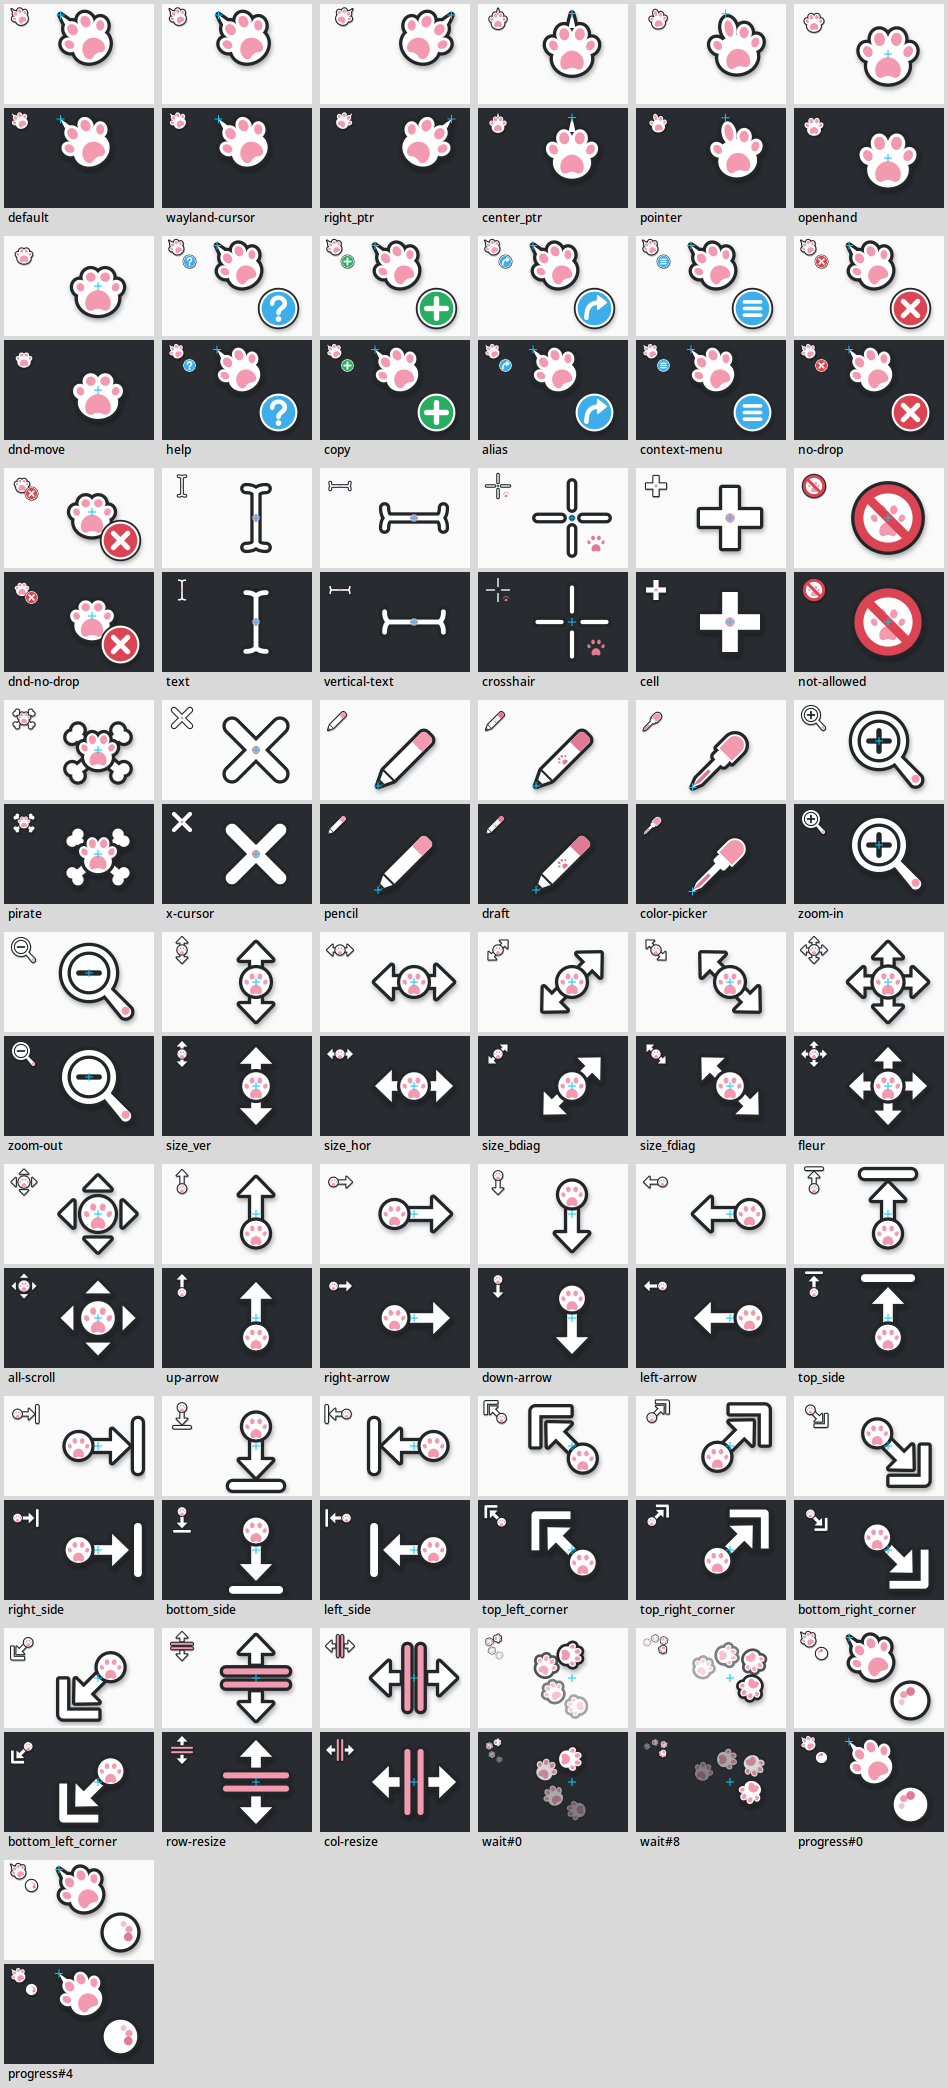

This chart was generated by the following Python code:
#!/usr/bin/env python3
"""Contact sheet of every shape: 1x and 3x, on light and dark backgrounds.

Usage: python3 preview.py out.png [zoom]
A small cyan cross marks the hotspot on the zoomed copies.
"""
import os
import sys

import cairo

sys.path.insert(0, os.path.dirname(os.path.abspath(__file__)))
import build  # noqa: E402

out = sys.argv[1] if len(sys.argv) > 1 else "preview.png"
Z = int(sys.argv[2]) if len(sys.argv) > 2 else 3

items = [(n, f()) for n, f in build.CURSORS.items()]
for n, (frames, _) in build.ANIMATED.items():
    for i in (0, len(frames) // 3):
        items.append(("%s#%d" % (n, i), frames[i]))

cols = 6
cell_w, cell_h = 32 * Z + 32 + 30, 32 * Z * 2 + 40
rows = (len(items) + cols - 1) // cols
surf = cairo.ImageSurface(cairo.FORMAT_ARGB32, cols * cell_w, rows * cell_h)
ctx = cairo.Context(surf)
ctx.set_source_rgb(0.85, 0.85, 0.85)
ctx.paint()
for idx, (name, c) in enumerate(items):
    x0, y0 = (idx % cols) * cell_w, (idx // cols) * cell_h
    svg = c.svg()
    for row, bg in enumerate([(0.98, 0.98, 0.98), (0.16, 0.17, 0.19)]):
        y = y0 + row * (32 * Z + 8)
        ctx.set_source_rgb(*bg)
        ctx.rectangle(x0 + 4, y + 4, cell_w - 8, 32 * Z + 4)
        ctx.fill()
        for (px, ox) in [(32, 8), (32 * Z, 8 + 32 + 10)]:
            s = build.render(svg, px)
            ctx.set_source_surface(s, x0 + ox, y + 6)
            ctx.paint()
            if px != 32:
                k = px / 32
                hx, hy = x0 + ox + c.hot[0] * k, y + 6 + c.hot[1] * k
                ctx.set_source_rgb(0, 0.8, 1)
                ctx.set_line_width(1)
                ctx.move_to(hx - 4, hy); ctx.line_to(hx + 4, hy)
                ctx.move_to(hx, hy - 4); ctx.line_to(hx, hy + 4)
                ctx.stroke()
    ctx.set_source_rgb(0, 0, 0)
    ctx.select_font_face("Sans")
    ctx.set_font_size(12)
    ctx.move_to(x0 + 8, y0 + cell_h - 10)
    ctx.show_text(name)
surf.write_to_png(out)
print(out)
